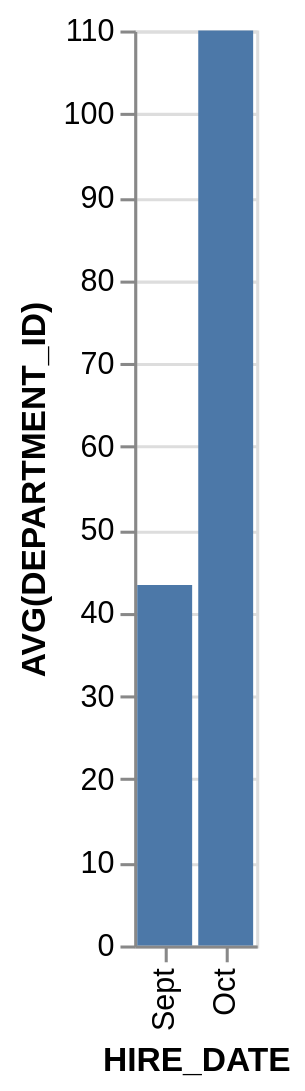

The specification (Vega-Lite) saved for this image:
### Vega-Lite specification from a JSON file in a GitHub repository (floating-point values rounded to 4 significant figures)
{"data": {"values": [{"x_data": "Sept", "y_data": 43.33}, {"x_data": "Oct", "y_data": 110}]}, "mark": "bar", "encoding": {"x": {"field": "x_data", "type": "nominal", "title": "HIRE_DATE", "sort": "descending"}, "y": {"field": "y_data", "type": "quantitative", "title": "AVG(DEPARTMENT_ID)"}}}
